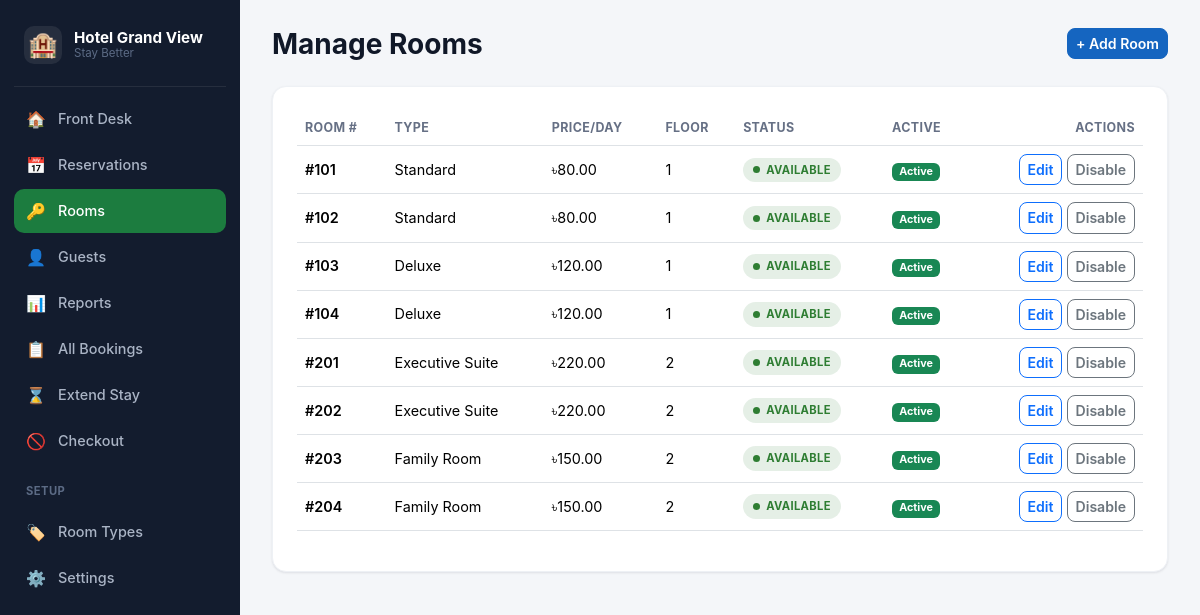
The page /rooms.php on the database its author committed.
### tables this page shows
CREATE TABLE rooms (
    id INT UNSIGNED AUTO_INCREMENT PRIMARY KEY,
    room_number VARCHAR(20) NOT NULL UNIQUE,
    room_type_id INT UNSIGNED NOT NULL,
    price_per_day DECIMAL(10,2) NOT NULL DEFAULT 0.00,
    floor VARCHAR(20) DEFAULT NULL,
    status ENUM('available','reserved','occupied') NOT NULL DEFAULT 'available',
    is_active TINYINT(1) NOT NULL DEFAULT 1,    
    created_at TIMESTAMP DEFAULT CURRENT_TIMESTAMP,
    FOREIGN KEY (room_type_id) REFERENCES room_types(id)
);

CREATE TABLE room_types (
    id INT UNSIGNED AUTO_INCREMENT PRIMARY KEY,
    name VARCHAR(100) NOT NULL,               
    description VARCHAR(255) DEFAULT NULL,
    created_at TIMESTAMP DEFAULT CURRENT_TIMESTAMP
);

### includes/functions.php (called while the page is built, shortened)
<?php
function e($str) {
    return htmlspecialchars($str ?? '', ENT_QUOTES, 'UTF-8');
}
function money($num) {
    return number_format((float)$num, 2);
}
function fetch_all($conn, $sql) {
    $res = mysqli_query($conn, $sql);
    $rows = [];
    if ($res) {
        while ($row = mysqli_fetch_assoc($res)) {
            $rows[] = $row;
        }
    }
    return $rows;
}

### rooms.php (the view, shortened to what this page needs)
<?php
require_once __DIR__ . '/config/db.php';
require_once __DIR__ . '/includes/functions.php';
$roomTypes = fetch_all($conn, "SELECT * FROM room_types ORDER BY name ASC");
$rooms = fetch_all($conn, "
    SELECT r.*, rt.name AS type_name
    FROM rooms r JOIN room_types rt ON rt.id = r.room_type_id
    ORDER BY r.room_number ASC
");
require_once __DIR__ . '/includes/header.php';
?>
<div class="page-header">
    <h3>Manage Rooms</h3>
    <button class="btn btn-primary btn-sm" data-bs-toggle="modal" data-bs-target="#addRoomModal"
        <?php echo empty($roomTypes) ? 'disabled' : ''; ?>>+ Add Room</button>
</div>
<div class="card-form">
    <div class="table-responsive">
        <table class="table align-middle">
            <thead>
                <tr>
                    <th>Room #</th>
                    <th>Type</th>
                    <th>Price/Day</th>
                    <th>Floor</th>
                    <th>Status</th>
                    <th>Active</th>
                    <th class="text-end">Actions</th>
                </tr>
            </thead>
            <tbody>
                <?php foreach ($rooms as $r): ?>
                <tr>
                    <td class="fw-semibold">#<?php echo e($r['room_number']); ?></td>
                    <td><?php echo e($r['type_name']); ?></td>
                    <td>৳<?php echo money($r['price_per_day']); ?></td>
                    <td><?php echo e($r['floor']); ?></td>
                    <td><span class="status-pill status-<?php echo $r['status']; ?>"><?php echo e(ucfirst($r['status'])); ?></span></td>
                    <td>
                        <?php if ($r['is_active']): ?>
                            <span class="badge bg-success">Active</span>
                        <?php else: ?>
                            <span class="badge bg-secondary">Disabled</span>
                        <?php endif; ?>
                    </td>
                    <td class="text-end">
                        <button class="btn btn-sm btn-outline-primary btn-edit-room"
                            data-id="<?php echo (int)$r['id']; ?>"
                            data-room_number="<?php echo e($r['room_number']); ?>"
                            data-room_type_id="<?php echo (int)$r['room_type_id']; ?>"
                            data-price_per_day="<?php echo e($r['price_per_day']); ?>"
                            data-floor="<?php echo e($r['floor']); ?>">
                            Edit
                        </button>
                        <a href="rooms.php?toggle=<?php echo (int)$r['id']; ?>"
                           class="btn btn-sm btn-outline-secondary"
                           onclick="return confirm('<?php echo $r['is_active'] ? 'Disable' : 'Enable'; ?> this room?');">
                            <?php echo $r['is_active'] ? 'Disable' : 'Enable'; ?>
                        </a>
                    </td>
                </tr>
                <?php endforeach; ?>
            </tbody>
        </table>
    </div>
</div>
<?php
require_once __DIR__ . '/includes/footer.php';
?>

### assets/css/style.css (style rules this page uses)
:root { --sidebar-bg: #131c2e; --sidebar-bg-active: #1e2a41; --sidebar-text: #aab4c5; --sidebar-text-active: #ffffff; --sidebar-heading: #5c6b85; --body-bg: #f4f6f9; --card-bg: #ffffff; --card-border-radius: 14px; --card-shadow: 0 1px 3px rgba(16, 24, 40, 0.06), 0 1px 2px rgba(16, 24, 40, 0.04); --brand-green: #1c7c3f; --brand-green-dark: #166534; --status-available: #2e7d32; --status-reserved: #1565c0; --status-occupied: #c62828; --status-checked-out: #6c757d; --status-cancelled: #c62828; --text-dark: #101828; --text-muted: #667085; }
* { box-sizing: border-box; }
body { background: var(--body-bg); color: var(--text-dark); font-family: -apple-system, BlinkMacSystemFont, "Segoe UI", Roboto, Helvetica, Arial, sans-serif; }
.page-header { display: flex; align-items: flex-start; justify-content: space-between; margin-bottom: 22px; flex-wrap: wrap; gap: 12px; }
.page-header h3 { font-weight: 700; color: var(--text-dark); margin-bottom: 2px; }
.card-form { background: var(--card-bg); border-radius: var(--card-border-radius); box-shadow: var(--card-shadow); padding: 1.5rem; border: 1px solid #eef1f5; }
.status-pill { display: inline-flex; align-items: center; gap: 6px; font-size: 0.7rem; font-weight: 700; letter-spacing: 0.03em; text-transform: uppercase; padding: 4px 10px; border-radius: 999px; }
.status-pill::before { content: ''; width: 7px; height: 7px; border-radius: 50%; background: currentColor; }
.status-pill.status-available { background: rgba(46,125,50,0.12); color: var(--status-available); }
.btn { border-radius: 8px; font-weight: 600; font-size: 0.88rem; }
.btn-primary { background: #1565c0; border-color: #1565c0; }
.table { font-size: 0.9rem; }
.table thead th { color: var(--text-muted); font-size: 0.78rem; text-transform: uppercase; letter-spacing: 0.03em; font-weight: 700; border-bottom-width: 1px; }

### rows shown on the page
rooms: room_number "101", room_type.name "Standard", price_per_day "80.00", floor "1", status "AVAILABLE", is_active "Active"
rooms: room_number "102", room_type.name "Standard", price_per_day "80.00", floor "1", status "AVAILABLE", is_active "Active"
rooms: room_number "103", room_type.name "Deluxe", price_per_day "120.00", floor "1", status "AVAILABLE", is_active "Active"
rooms: room_number "104", room_type.name "Deluxe", price_per_day "120.00", floor "1", status "AVAILABLE", is_active "Active"
rooms: room_number "201", room_type.name "Executive Suite", price_per_day "220.00", floor "2", status "AVAILABLE", is_active "Active"
rooms: room_number "202", room_type.name "Executive Suite", price_per_day "220.00", floor "2", status "AVAILABLE", is_active "Active"
rooms: room_number "203", room_type.name "Family Room", price_per_day "150.00", floor "2", status "AVAILABLE", is_active "Active"
rooms: room_number "204", room_type.name "Family Room", price_per_day "150.00", floor "2", status "AVAILABLE", is_active "Active"
